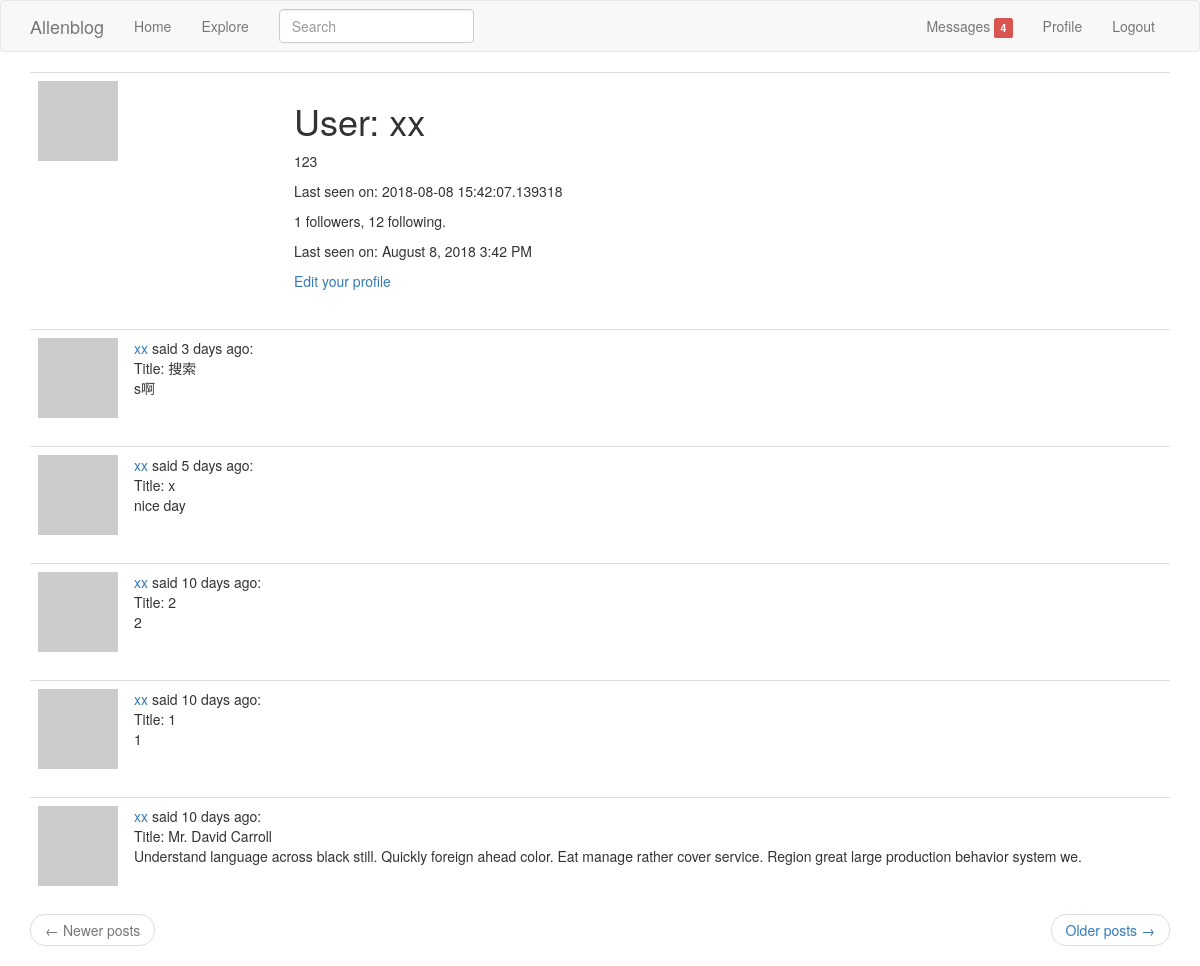
/user/xx/ (signed in), run on the app's committed database.
### app/models.py (models this page shows, shortened)
class User(db.Model, UserMixin):
    __tablename__ = 'user'
    id = db.Column(db.Integer, primary_key=True)
    username = db.Column(db.String(64), index=True, unique=True)
    email = db.Column(db.String(120), index=True, unique=True)
    password_hash = db.Column(db.String(128))
    posts = db.relationship('Post', backref='author', lazy='dynamic')
    about_me = db.Column(db.String(140))
    last_seen = db.Column(db.DateTime, default=datetime.utcnow)
    followed = db.relationship(
        'User', secondary=followers,
        primaryjoin=(followers.c.follower_id == id),
        secondaryjoin=(followers.c.followed_id == id),
        backref=db.backref('followers', lazy='dynamic'),
        lazy='dynamic'
    )
    messages_sent = db.relationship('Message',
                                    foreign_keys='Message.sender_id',
                                    backref='author', lazy='dynamic')
    messages_received = db.relationship('Message',
                                        foreign_keys='Message.recipient_id',
                                        backref='recipient', lazy='dynamic')
    last_message_read_time = db.Column(db.DateTime)
    notifications = db.relationship('Notification', backref='user', lazy='dynamic')
    def avatar(self, size):
        digest = md5(self.email.lower().encode('utf-8')).hexdigest()
        return 'https://www.gravatar.com/avatar/{}?d=identicon&s={}'.format(digest, size)
    def new_messages_num(self):
        last_read_time = self.last_message_read_time or datetime(1900, 1, 1)
        return Message.query.filter_by(recipient=self).filter(
            Message.timestamp > last_read_time).count()

class SearchableMixin(object):
    @classmethod
    def before_commit(cls, session):
        session._changes = {
            'add': list(session.new),
            'update': list(session.dirty),
            'delete': list(session.deleted)
        }
    @classmethod
    def after_commit(cls, session):
        for obj in session._changes['add']:
            if isinstance(obj, SearchableMixin):
                add_to_index(obj.__tablename__, obj)
        for obj in session._changes['update']:
            if isinstance(obj, SearchableMixin):
                add_to_index(obj.__tablename__, obj)
        for obj in session._changes['delete']:
            if isinstance(obj, SearchableMixin):
                remove_from_index(obj.__tablename__, obj)
        session._changes = None

class Post(SearchableMixin, db.Model):
    __tablename__ = 'post'
    __searchable__ = ['body']
    id = db.Column(db.Integer, primary_key=True)
    title = db.Column(db.String(32), index=True)
    body = db.Column(db.String(140))
    timestamp = db.Column(db.DateTime, index=True, default=datetime.utcnow)
    user_id = db.Column(db.Integer, db.ForeignKey('user.id'))

### app/main/views.py (the view)
@main.route('/user/<username>/')
@login_required
def user_profile(username):
    user = User.query.filter_by(username=username).first_or_404()
    page = request.args.get('page', 1, type=int)
    posts = user.posts.order_by(Post.timestamp.desc()).paginate(page, current_app.config['POSTS_PER_PAGE'], False)
    next_url = url_for('main.user_profile', username=user.username, page=posts.next_num) if posts.has_next else None
    prev_url = url_for('main.user_profile', username=user.username, page=posts.prev_num) if posts.has_prev else None
    return render_template('profile.html', user=user, posts=posts.items, next_url=next_url, prev_url=prev_url)

### app/main/forms.py
class SearchForm(FlaskForm):
    q = StringField('Search', validators=[DataRequired()])
    def __init__(self, *args, **kwargs):
        if 'formdata' not in kwargs:
            kwargs['formdata'] = request.args
        if 'csrf_enabled' not in kwargs:
            kwargs['csrf_enabled'] = False
        super(SearchForm, self).__init__(*args, **kwargs)

### app/main/views.py (called while the page is built)
@main.before_request
def before_request():
    if current_user.is_authenticated:
        current_user.last_seen = datetime.utcnow()
        db.session.commit()
        g.search_form = SearchForm()

### app/models.py (called while the page is built)
@login_manager.user_loader
def load_user(id):
    return User.query.get(int(id))

### app/templates/profile.html (shortened to what this page needs)
{% extends "base.html" %}
{% block app_content %}
    <table class="table table-hover">
        <tr>
            <td width="256px"><img src="{{ user.avatar(256) }}"></td>
            <td>
                <h1>User: {{ user.username }}</h1>
                {% if user.about_me %}<p>{{ user.about_me }}</p>{% endif %}
                {% if user.last_seen %}<p>Last seen on: {{ user.last_seen }}</p>{% endif %}
                <p>{{ user.followers.count() }} followers, {{ user.followed.count() }} following.</p>
                <p>Last seen on: {{ moment(user.last_seen).format('LLL') }}</p>
                {% if user == current_user %}
                    <p><a href="{{ url_for('main.edit_profile') }}">Edit your profile</a></p>
                {% elif not current_user.is_following(user) %}
                    <p><a href="{{ url_for('main.follow', username=user.username) }}">Follow</a></p>
                {% else %}
                    <p><a href="{{ url_for('main.unfollow', username=user.username) }}">Unfollow</a></p>
                {% endif %}
            </td>
        </tr>
    </table>
    {% for post in posts %}
        {% include '_post.html' %}
    {% endfor %}
    <nav aria-label="...">
        <ul class="pager">
            <li class="previous{% if not prev_url %} disabled{% endif %}">
                <a href="{{ prev_url or '#' }}">
                    <span aria-hidden="true">&larr;</span> Newer posts
                </a>
            </li>
            <li class="next{% if not next_url %} disabled{% endif %}">
                <a href="{{ next_url or '#' }}">
                    Older posts <span aria-hidden="true">&rarr;</span>
                </a>
            </li>
        </ul>
    </nav>
{% endblock %}

### app/templates/_post.html
    <table class="table table-hover">
        <tr>
            <td width="70px">
                <span class="user_popup">
                    <a href="{{ url_for('main.user_profile', username=post.author.username) }}">
                        <img src="{{ post.author.avatar(70) }}" />
                    </a>
                 </span>
            </td>
            <td>
                <span class="user_popup">
                    <a href="{{ url_for('main.user_profile', username=post.author.username) }}">
                        {{ post.author.username }}
                    </a>
                </span>
                said {{ moment(post.timestamp).fromNow() }}:
                <br>
                Title: {{ post.title }}
                <br>
                {{ post.body }}
            </td>
        </tr>
    </table>

### data on the page
User: username "xx", about_me "123", last_seen "2018-08-08 15:42:07.139318", last_seen "August 8, 2018 3:42 PM"
Post: author.username "xx", timestamp "3 days ago", title "搜索", body "s啊"
Post: author.username "xx", timestamp "5 days ago", title "x", body "nice day"
Post: author.username "xx", timestamp "10 days ago", title "2", body "2"
Post: author.username "xx", timestamp "10 days ago", title "1", body "1"
Post: author.username "xx", timestamp "10 days ago", title "Mr. David Carroll", body "Understand language across black still. Quickly foreign ahead color. Eat manage rather cover service. Region great large production behavior system we."

### other printed values
{{ new_messages }} "4"
{{ user.followers.count() }} "1"
{{ user.followed.count() }} "12"
